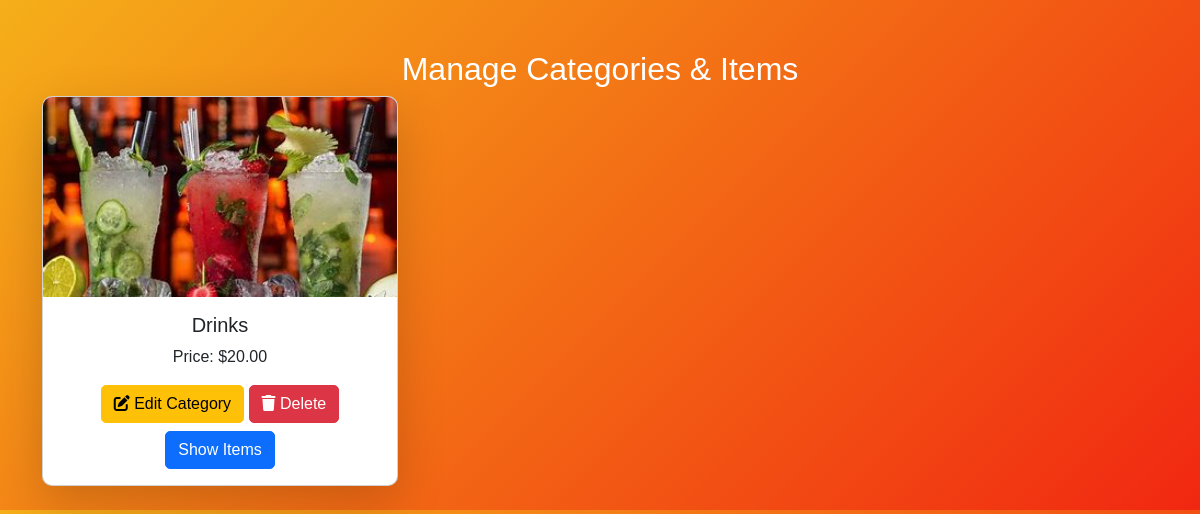
Page /shop_items/ on the earlier database version.
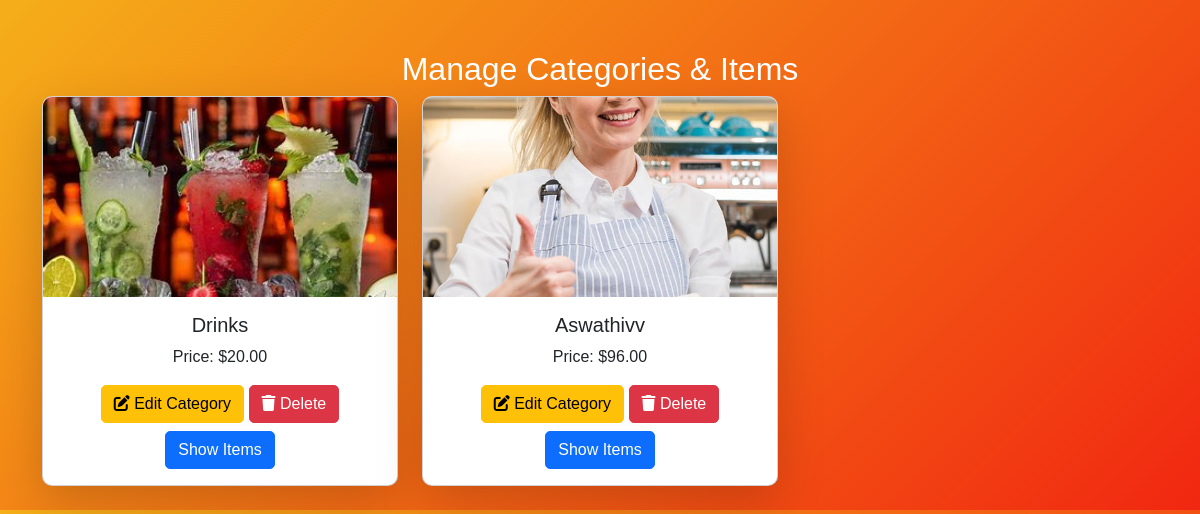
Same page on the later database version.
### app/models.py (models this page shows, shortened)
class ItemCategory(models.Model):
    img = models.FileField()
    name = models.CharField(max_length=100)
    price = models.DecimalField(max_digits=10, decimal_places=2)

### app/views.py (the view)
# urls.py: path('shop_items/', views.shop_items, name='shop_items'),
def shop_items(req):
    categories = ItemCategory.objects.all()
    items = Item.objects.all()
    return render(req, "shop/items.html", {"categories": categories, "items": items})

### templates/shop/items.html (shortened to what this page needs)
    {% load static %}
<!DOCTYPE html>
<html lang="en">
<head>
    {% load static %}
    <link rel="stylesheet" href="https://cdn.jsdelivr.net/npm/bootstrap@5.3.0/dist/css/bootstrap.min.css">
    <link rel="stylesheet" href="https://cdnjs.cloudflare.com/ajax/libs/font-awesome/6.0.0/css/all.min.css">
</head>
<body>
<div class="container">
    <h2 class="text-center text-white">Manage Categories & Items</h2>
    <div class="row">
        {% for category in categories %}
        <div class="col-md-4 mb-4">
            <div class="card shadow-lg">
                <img src="{{ category.img.url }}" class="card-img-top" alt="{{ category.name }}">
                <div class="card-body text-center">
                    <h5 class="card-title">{{ category.name }}</h5>
                    <p class="card-text">Price: ${{ category.price }}</p>
                    <a href="{% url 'edit_category' category.id %}" class="btn btn-warning">
                        <i class="fas fa-edit"></i> Edit Category
                    </a>
                    <a href="{% url 'delete_category' category.id %}" class="btn btn-danger" onclick="return confirm('Are you sure?');">
                        <i class="fas fa-trash"></i> Delete
                    </a>
                    <button class="btn btn-primary mt-2 show-items-btn" data-category-id="{{ category.id }}">
                        Show Items
                    </button>
                </div>
            </div>
        </div>
        {% empty %}
        <p class="text-white text-center">No categories available.</p>
        {% endfor %}
    </div>
</div>
</body>
</html>

Differences in the rows shown:
added ItemCategory: img (picture), name "Aswathivv", price "96.00"
